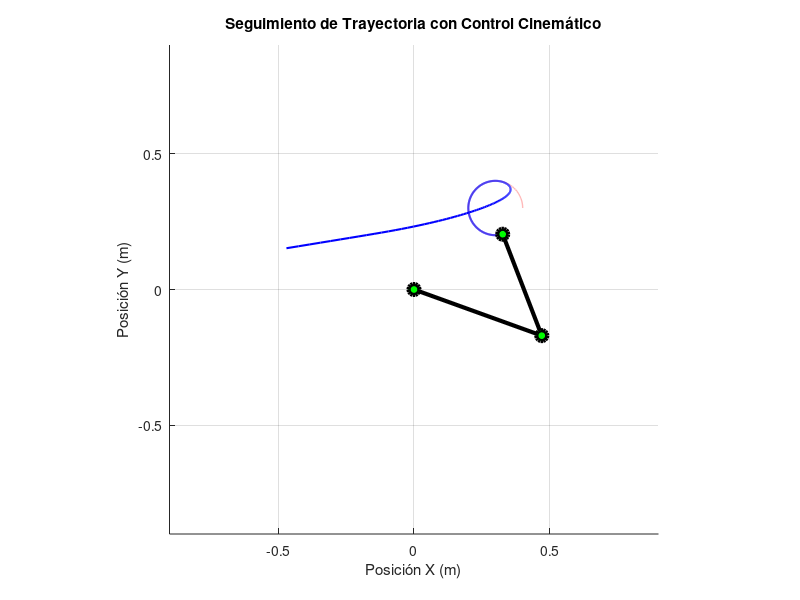

Recreate this plot in MATLAB.
% Parámetros del robot
L1 = 0.5; L2 = 0.4; 

% Condiciones iniciales articulares (en radianes)
q = [2; 2]; 

% Ganancia de control
K = 5; 

% Tiempo de simulación
dt = 0.01;
t = 0:dt:5;
N = length(t);

% Prealocación de matrices para guardar los datos
X_hist     = zeros(2, N);  
Xd_hist    = zeros(2, N);  
q_hist     = zeros(2, N); % Guardamos los ángulos para la animación

% --- 1. BUCLE DE CÁLCULO DE CONTROL ---
for i = 1:N
    % Cinemática Directa (Posición actual)
    x = L1*cos(q(1)) + L2*cos(q(1) + q(2));
    y = L1*sin(q(1)) + L2*sin(q(1) + q(2));
    X = [x; y];

    % Trayectoria deseada (Círculo)
    Xd = [0.3 + 0.1*cos(t(i)); 0.3 + 0.1*sin(t(i))];
    Xd_dot = [-0.1*sin(t(i)); 0.1*cos(t(i))];

    % Error de posición
    error = Xd - X;

    % Guardar historial
    X_hist(:, i)  = X;
    Xd_hist(:, i) = Xd;
    q_hist(:, i)  = q;

    % Matriz Jacobiana
    J = [ -L1*sin(q(1))-L2*sin(q(1)+q(2)), -L2*sin(q(1)+q(2));
        L1*cos(q(1))+L2*cos(q(1)+q(2)),  L2*cos(q(1)+q(2)) ];

    % Ley de control cinemático
    q_dot = inv(J) * (Xd_dot + K * error);

    % Integración numérica
    q = q + q_dot * dt;
end

% =========================================================================
% --- 2. BUCLE DE ANIMACIÓN EN TIEMPO REAL ---
% =========================================================================

figure('Name', 'Animación del Robot Planar 2 GDLL', 'NumberTitle', 'off', 'Position', [100, 100, 700, 600]);
grid on; hold on; axis equal;
axis([-(L1+L2) (L1+L2) -(L1+L2) (L1+L2)]); % Límites dinámicos basados en los eslabones
xlabel('Posición X (m)'); ylabel('Posición Y (m)');
title('Seguimiento de Trayectoria con Control Cinemático');

% Dibujar la trayectoria completa de referencia en el fondo (línea tenue)
plot(Xd_hist(1,:), Xd_hist(2,:), 'r:', 'LineWidth', 1);

% Inicializar los objetos gráficos vacíos (se actualizarán en el bucle)
h_tray_real = plot(NaN, NaN, 'b-', 'LineWidth', 1.5);      % Trazo azul del efector final
h_tray_des  = plot(NaN, NaN, 'ro', 'MarkerFaceColor', 'r'); % Punto rojo de la referencia actual
h_robot     = plot(NaN, NaN, 'k-o', 'LineWidth', 3, 'MarkerSize', 8, 'MarkerFaceColor', 'g'); % Cuerpo del robot

% Factor de salto para acelerar la animación (ej: graficar cada 3 pasos)
paso_animacion = 3; 

for i = 1:paso_animacion:N
    % Recuperar ángulos de este instante de tiempo
    q_act = q_hist(:, i);

    % Calcular las posiciones de las articulaciones (Codos y Extremos)
    x0 = 0;                  y0 = 0;                  % Base fija del robot
    x1 = L1*cos(q_act(1));   y1 = L1*sin(q_act(1));   % Articulación 2 (Codo)
    x2 = x1 + L2*cos(q_act(1)+q_act(2));              % Efector final (Punta)
    y2 = y1 + L2*sin(q_act(1)+q_act(2));

    % Actualizar la estructura física del robot
    set(h_robot, 'XData', [x0, x1, x2], 'YData', [y0, y1, y2]);

    % Actualizar la posición del objetivo móvil (punto rojo)
    set(h_tray_des, 'XData', Xd_hist(1, i), 'YData', Xd_hist(2, i));

    % Actualizar la línea del camino que el robot ya recorrió (trazo azul)
    set(h_tray_real, 'XData', X_hist(1, 1:i), 'YData', X_hist(2, 1:i));

    % Forzar dibujo inmediato en la pantalla y pausar para simular tiempo real
    drawnow;
    pause(dt * paso_animacion); 
end
